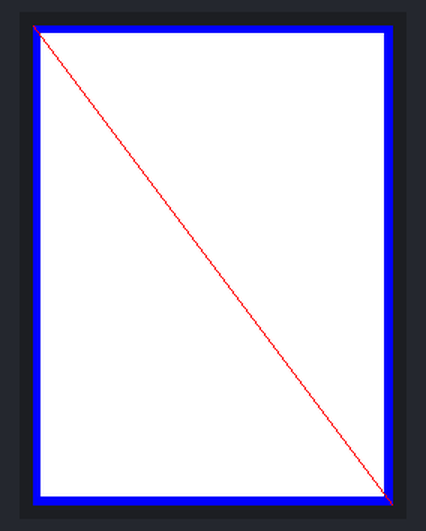
A sketch run on a simulated Arduino Uno, built with avr-gcc and run on an emulated ATmega328P. Shown: 240×320 colour display.

Above: at 0.4 s.

The sketch:

lcd.ino
```cpp
#include <SPFD5408_Adafruit_GFX.h>    // Core graphics library
#include <SPFD5408_Adafruit_TFTLCD.h> // Hardware-specific library
#include <SPFD5408_TouchScreen.h>     // Touch library

// Calibrates value
#define SENSIBILITY 300
#define MINPRESSURE 10
#define MAXPRESSURE 1000

//These are the pins for the shield!
#define YP A3
#define XM A2
#define YM 9
#define XP 8

short TS_MINX=150;
short TS_MINY=120;
short TS_MAXX=920;
short TS_MAXY=940;

// Init TouchScreen:

TouchScreen ts = TouchScreen(XP, YP, XM, YM, SENSIBILITY);

#define LCD_CS A3
#define LCD_CD A2
#define LCD_WR A1
#define LCD_RD A0
#define LCD_RESET A4 // Optional : otherwise connect to Arduino's reset pin

// Assign human-readable names to some common 16-bit color values:
#define BLACK   0x0000
#define BLUE    0x001F
#define RED     0xF800
#define GREEN   0x07E0
#define CYAN    0x07FF
#define MAGENTA 0xF81F
#define YELLOW  0xFFE0
#define WHITE   0xFFFF

Adafruit_TFTLCD tft(LCD_CS, LCD_CD, LCD_WR, LCD_RD, LCD_RESET);

// Dimensions

uint16_t width = 0;
uint16_t height = 0;

// Buttons

#define BUTTONS 3
#define BUTTON_CLEAR 0
#define BUTTON_SHOW 1
#define BUTTON_RESET 2

Adafruit_GFX_Button buttons[BUTTONS];

uint16_t buttons_y = 0;

//-- Setup

void setup() {
  // put your setup code here, to run once:
  tft.reset();
  tft.begin(0x9341);
  tft.setRotation(0);
  width = tft.width() - 1;
  height = tft.height() - 1;
  initializeButtons();
  drawBorder();

}

void loop() {
  // put your main code here, to run repeatedly:
  tft.drawLine(0, 0, width, height, RED);
}


void drawBorder () {

  uint16_t width = tft.width() - 1;
  uint16_t height = tft.height() - 1;
  uint8_t border = 5;

  tft.fillScreen(BLUE);
  tft.fillRect(border, border, (width - border * 2), (height - border * 2), WHITE);

}

void initializeButtons() {

  uint16_t x = 40;
  uint16_t y = height - 20;
  uint16_t w = 75;
  uint16_t h = 20;

  uint8_t spacing_x = 5;

  uint8_t textSize = 1;

  char buttonlabels[3][20] = {"Clear", "Show", "Recalib."};
  uint16_t buttoncolors[15] = {RED, BLUE, RED};

  for (uint8_t b=0; b<3; b++) {
    buttons[b].initButton(&tft,                           // TFT object
                  x+b*(w+spacing_x),  y,                  // x, y,
                  w, h, WHITE, buttoncolors[b], WHITE,    // w, h, outline, fill,
                  buttonlabels[b], textSize);             // text
  }

  // Save the y position to avoid draws

  buttons_y = y;

}
```
